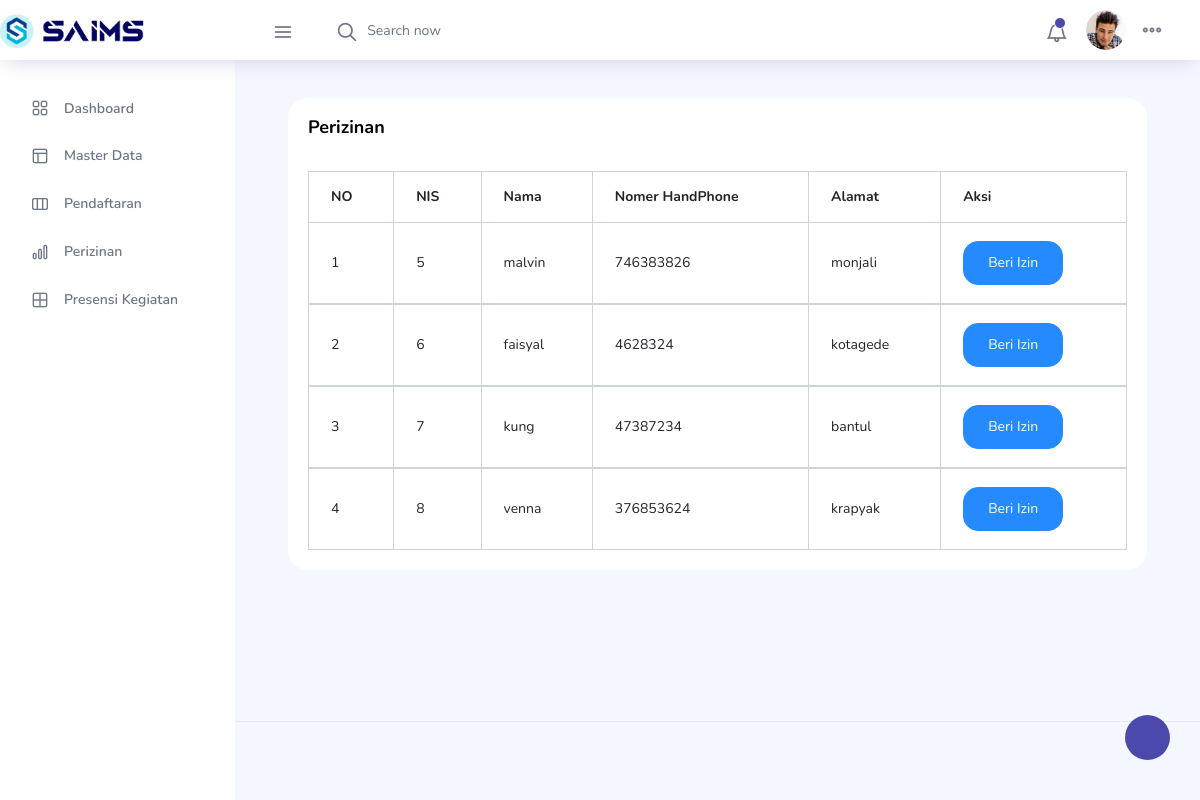
The page /pages/perizinan_pulang.php on the database its author committed.
### tables this page shows
CREATE TABLE `santri` (
  `NIS` int(10) NOT NULL,
  `id_pendaftaran` int(10) NOT NULL,
  `krs` varchar(100) DEFAULT NULL,
  `bukti_pembayaran` varchar(100) DEFAULT NULL
);

CREATE TABLE `pendaftaran` (
  `id_pendaftaran` int(10) NOT NULL,
  `nama` varchar(100) NOT NULL,
  `alamat` text NOT NULL,
  `tgl_lahir` date NOT NULL,
  `jk` enum('L','P') NOT NULL,
  `no_hp_santri` int(15) NOT NULL,
  `no_hp_wali` int(15) NOT NULL,
  `email` varchar(30) NOT NULL,
  `status_seleksi` varchar(20) NOT NULL,
  `status` varchar(20) NOT NULL
);

### pages/perizinan_pulang.php (the view)
<?php
include '../koneksi/koneksi.php';
include 'header.php';
?>
<div class="main-panel">
    <div class="content-wrapper">
        <div class=""row>
    <div class="col-lg-12 grid-margin stretch-card">
                <div class="card">
                    <div class="card-body">
                    <h4 class="card-title">Perizinan</h4>
                    <div class="table-responsive pt-3">
                        <table class="table table-bordered">
                        <thead>
                            <tr>
                                <th>NO</th>
                                <th>NIS</th>
                                <th>Nama</th>
                                <th>Nomer HandPhone</th>
                                <th>Alamat</th>
                                <th>Aksi</th>
                            </tr>
                        </thead>
<?php
$no=1;
$a="SELECT p.nama,p.alamat, p.tgl_lahir, p.no_hp_santri, p.no_hp_wali, p.email, s.NIS FROM pendaftaran p LEFT JOIN santri s on p.id_pendaftaran=s.id_pendaftaran
where p.status='Diterima'";
$data = mysqli_query($koneksi, $a);
while ($d=mysqli_fetch_array($data)){
?>
                        <tbody>
                            <tr>
                                <td><?php echo $no++; ?></td>
                                <td><?php echo $d['NIS'];?></td>
                                <td><?php echo $d['nama'];?></td>
                                <td><?php echo $d['no_hp_santri'];?></td>
                                <td><?php echo $d['alamat'];?></td>
                                <td>
                                    <a href="beri_izin_pulang.php?id=<?php echo $d['NIS']; ?>"><button type="button" class="btn btn-info">Beri Izin</button></a>
                                </td>
                            </tr>
                        </tbody>
<?php
}
?>
                        </table>
                    </div>
                    </div>
                </div>
        </div>
    </div>
</div>
<?php
include 'footer.php';
?>

### rows shown on the page
santri: NIS "5", id_pendaftaran.nama "malvin", id_pendaftaran.no_hp_santri "746383826", id_pendaftaran.alamat "monjali"
santri: NIS "6", id_pendaftaran.nama "faisyal", id_pendaftaran.no_hp_santri "4628324", id_pendaftaran.alamat "kotagede"
santri: NIS "7", id_pendaftaran.nama "kung", id_pendaftaran.no_hp_santri "47387234", id_pendaftaran.alamat "bantul"
santri: NIS "8", id_pendaftaran.nama "venna", id_pendaftaran.no_hp_santri "376853624", id_pendaftaran.alamat "krapyak"
